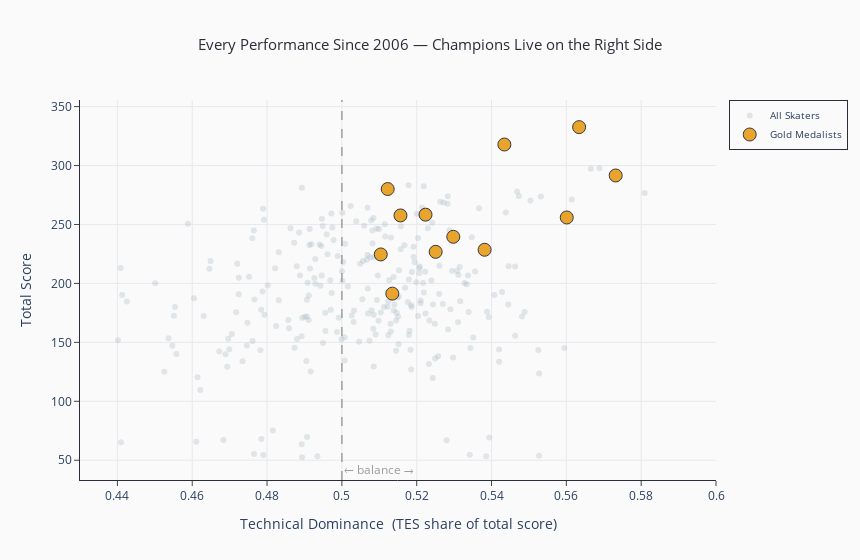

The notebook cell this image was saved under:
### Markdown cell above
---

# 🎬 Act 1 — The Arena

Before we argue about what wins, let's look at the battlefield first.

Here's every single Olympic singles performance since 2006 — all 288 of them. Each dot is one skater, one Games.

- **Right** = more technical dominance
- **Up** = higher total score
- **Gold dots** = champions

Take it in. Where do champions live?

### Code cell
import plotly.graph_objects as go

GOLD_COLOR  = '#e8a020'
GREY_COLOR  = '#b0bec5'
BG_COLOR    = '#fafafa'
SPINE_COLOR = '#2c2c3a'

df_plot   = df[df['total_tss'] > 50].copy()
non_medal = df_plot[df_plot['medal_label'].isna()]
gold      = df_plot[df_plot['medal_label'] == 'Gold']

fig = go.Figure()

fig.add_trace(go.Scatter(
    x=non_medal['tech_dominance'],
    y=non_medal['total_tss'],
    mode='markers',
    name='All Skaters',
    marker=dict(color=GREY_COLOR, size=6, opacity=0.35),
    hovertemplate=(
        '<b>%{customdata[0]}</b><br>'
        'Year: %{customdata[1]}<br>'
        'Tech Dominance: %{x:.1%}<br>'
        'Total Score: %{y:.2f}'
        '<extra></extra>'
    ),
    customdata=non_medal[['skater', 'year']].values
))

fig.add_trace(go.Scatter(
    x=gold['tech_dominance'],
    y=gold['total_tss'],
    mode='markers',
    name='Gold Medalists',
    marker=dict(color=GOLD_COLOR, size=13, opacity=0.95,
                line=dict(color=SPINE_COLOR, width=1)),
    hovertemplate=(
        '<b>🥇 %{customdata[0]}</b><br>'
        'Year: %{customdata[1]}<br>'
        'Tech Dominance: %{x:.1%}<br>'
        'Total Score: %{y:.2f}'
        '<extra></extra>'
    ),
    customdata=gold[['skater', 'year']].values
))

fig.add_vline(x=0.50, line_dash='dash', line_color='#9e9e9e', line_width=1.5,
              annotation_text='← balance →', annotation_font_color='#9e9e9e',
              annotation_position='bottom right')

fig.update_layout(
    title=dict(text='Every Performance Since 2006 — Champions Live on the Right Side',
               font=dict(size=15, color=SPINE_COLOR), x=0.5, xanchor='center'),
    xaxis=dict(title='Technical Dominance  (TES share of total score)',
               range=[0.43, 0.60], gridcolor='#e8e8ee',
               linecolor=SPINE_COLOR, ticks='outside'),
    yaxis=dict(title='Total Score', gridcolor='#e8e8ee',
               linecolor=SPINE_COLOR, ticks='outside'),
    plot_bgcolor=BG_COLOR, paper_bgcolor=BG_COLOR,
    legend=dict(font=dict(size=10), bordercolor=SPINE_COLOR, borderwidth=1),
    hoverlabel=dict(bgcolor='white', bordercolor=SPINE_COLOR, font_size=12),
    width=860, height=560
)
fig.show()

### Figure 1 — Plotly figure (JSON) as saved in the notebook; plotly's stock layout.template omitted (floating-point values rounded to 4 significant figures; data arrays with more than 128 entries replaced by an {"elided": "..."} marker saying what was removed)
{"data": [{"customdata": {"elided": "269x2 mixed values"}, "hovertemplate": "<b>%{customdata[0]}</b><br>Year: %{customdata[1]}<br>Tech Dominance: %{x:.1%}<br>Total Score: %{y:.2f}<extra></extra>", "marker": {"color": "#b0bec5", "opacity": 0.35, "size": 6}, "mode": "markers", "name": "All Skaters", "type": "scatter", "x": {"elided": "269 float values"}, "y": {"elided": "269 float values"}}, {"customdata": [["SHAIDOROV Mikhail", 2026], ["LIU Alysa", 2026], ["CHEN Nathan", 2022], ["SHCHERBAKOVA Anna", 2022], ["HANYU Yuzuru", 2018], ["ZAGITOVA Alina", 2018], ["HANYU Yuzuru", 2014], ["SOTNIKOVA Adelina", 2014], ["LYSACEK Evan", 2010], ["KIM Yu-Na", 2010], ["PLUSHENKO Evgeni", 2006], ["ARAKAWA Shizuka", 2006]], "hovertemplate": "<b>🥇 %{customdata[0]}</b><br>Year: %{customdata[1]}<br>Tech Dominance: %{x:.1%}<br>Total Score: %{y:.2f}<extra></extra>", "marker": {"color": "#e8a020", "line": {"color": "#2c2c3a", "width": 1}, "opacity": 0.95, "size": 13}, "mode": "markers", "name": "Gold Medalists", "type": "scatter", "x": [0.5732, 0.5251, 0.5634, 0.5601, 0.5434, 0.5298, 0.5122, 0.5104, 0.5157, 0.5382, 0.5224, 0.5135], "y": [291.6, 226.8, 332.6, 255.9, 317.9, 239.6, 280.1, 224.6, 257.7, 228.6, 258.3, 191.3]}], "layout": {"annotations": [{"font": {"color": "#9e9e9e"}, "showarrow": false, "text": "← balance →", "x": 0.5, "xanchor": "left", "xref": "x", "y": 0, "yanchor": "bottom", "yref": "y domain"}], "height": 560, "hoverlabel": {"bgcolor": "white", "bordercolor": "#2c2c3a", "font": {"size": 12}}, "legend": {"bordercolor": "#2c2c3a", "borderwidth": 1, "font": {"size": 10}}, "paper_bgcolor": "#fafafa", "plot_bgcolor": "#fafafa", "shapes": [{"line": {"color": "#9e9e9e", "dash": "dash", "width": 1.5}, "type": "line", "x0": 0.5, "x1": 0.5, "xref": "x", "y0": 0, "y1": 1, "yref": "y domain"}], "title": {"font": {"color": "#2c2c3a", "size": 15}, "text": "Every Performance Since 2006 — Champions Live on the Right Side", "x": 0.5, "xanchor": "center"}, "width": 860, "xaxis": {"gridcolor": "#e8e8ee", "linecolor": "#2c2c3a", "range": [0.43, 0.6], "ticks": "outside", "title": {"text": "Technical Dominance  (TES share of total score)"}}, "yaxis": {"gridcolor": "#e8e8ee", "linecolor": "#2c2c3a", "ticks": "outside", "title": {"text": "Total Score"}}}}
